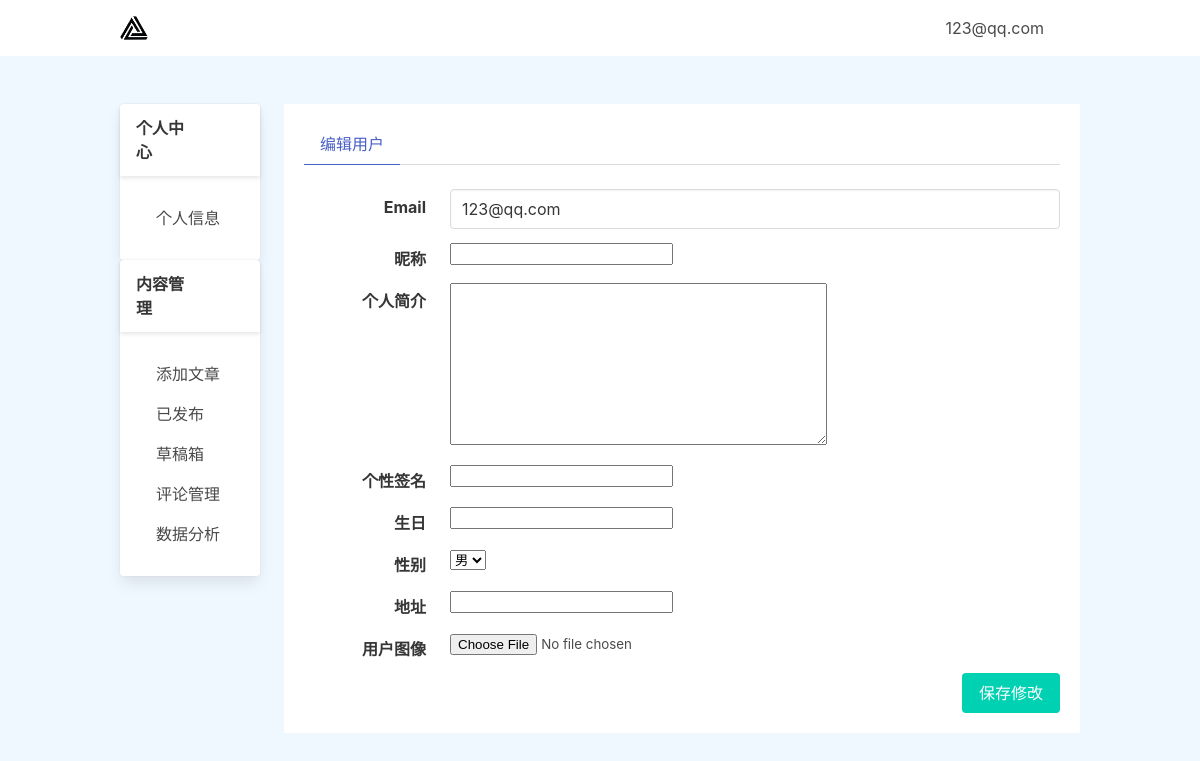
Page /users/editor_users/ (signed in) on the earlier database version.
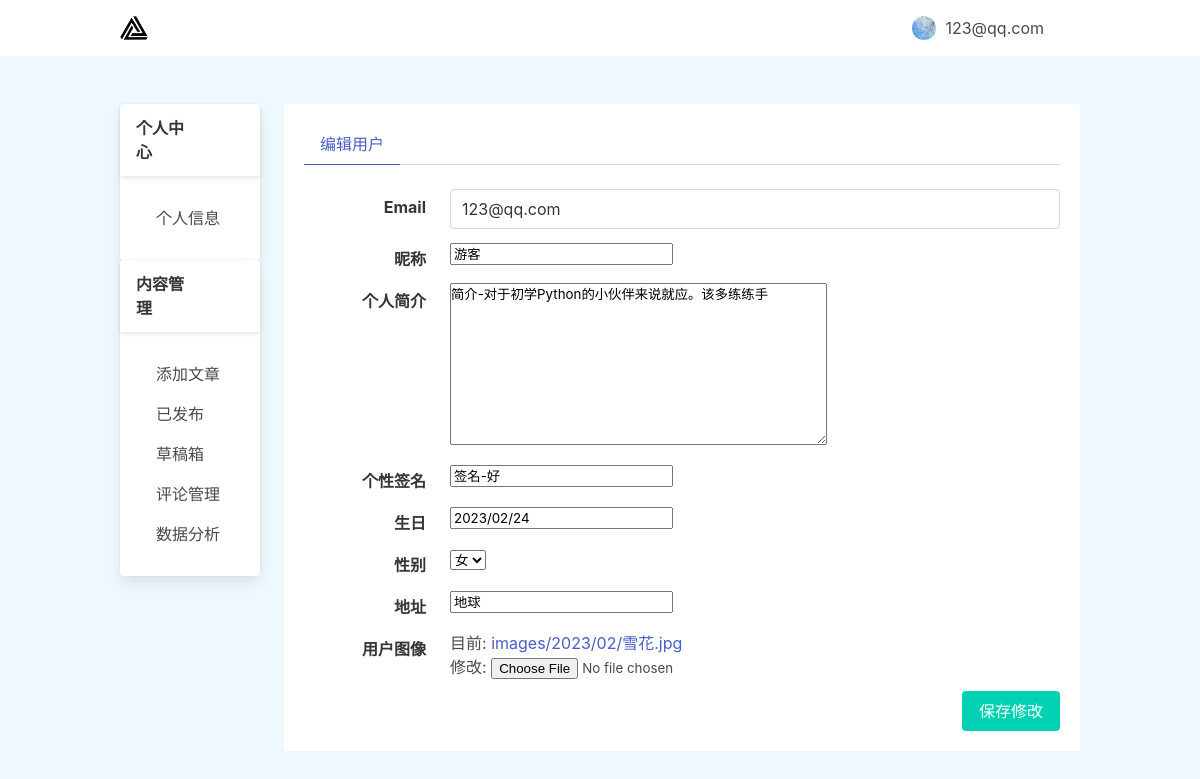
Same page on the later database version.
### users/models.py (models this page shows, shortened)
class UserProfile(models.Model):
    USER_GENDER_TYPE={
        ('male','男'),
        ('female','女'),
    }
    owner = models.OneToOneField(User,on_delete=models.CASCADE,verbose_name='用户')
    nick_name = models.CharField('昵称',max_length=25,blank=True,default='')
    desc = models.TextField('个人简介',max_length=225,blank=True,default='')
    gexing = models.CharField('个性签名',max_length=125,blank=True,default='')
    birthday = models.DateField('生日',null=True,blank=True)
    gender = models.CharField('性别', max_length=6, choices= USER_GENDER_TYPE, default='male')
    address = models.CharField('地址',max_length=100,blank=True,default='')
    image = models.ImageField(upload_to='images/%Y/%m',default='images/profile.png',max_length=100,verbose_name='用户图像')
    class Meta:
            verbose_name = '用户数据'
            verbose_name_plural = verbose_name

### users/views.py (the view)
# urls.py: path('editor_users/', views.editor_users, name='editor_users'),    # 编辑用户信息
@login_required(login_url='users:login')   # 登录之后允许访问
def editor_users(request):
    user = User.objects.get(id=request.user.id)
    if request.method == "POST":
        try:
            userprofile = user.userprofile
            form = UserForm(request.POST, instance=user)
            user_profile_form = UserProfileForm(request.POST, request.FILES, instance=userprofile)  # 向表单填充默认数据
            if form.is_valid() and user_profile_form.is_valid():
                form.save()
                user_profile_form.save()
                return redirect('users:user_profile')
        except UserProfile.DoesNotExist:   # 这里发生错误说明userprofile无数据
            form = UserForm(request.POST, instance=user)       # 填充默认数据 当前用户
            user_profile_form = UserProfileForm(request.POST, request.FILES)  # 空表单，直接获取空表单的数据保存
            if form.is_valid() and user_profile_form.is_valid():
                form.save()
                new_user_profile = user_profile_form.save(commit=False)
                new_user_profile.owner = request.user
                new_user_profile.save()
                return redirect('users:user_profile')
    else:
        try:
            userprofile = user.userprofile
            form = UserForm(instance=user)
            user_profile_form = UserProfileForm(instance=userprofile)
        except UserProfile.DoesNotExist:
            form = UserForm(instance=user)
            user_profile_form = UserProfileForm()  # 显示空表单
    return render(request, 'users/editor_users.html', locals())

### users/forms.py
class UserForm(forms.ModelForm):
    email = forms.EmailField(widget=forms.EmailInput(attrs={
        'class': 'input', #'disabled':'disabled'
    }))
    class Meta:
        model = User
        fields = ('email',)

class UserProfileForm(forms.ModelForm):
    class Meta:
        model = UserProfile
        fields = ('nick_name','desc', 'gexing', 'birthday',  'gender', 'address', 'image')

### users/templates/users/editor_users.html (shortened to what this page needs)
{% extends 'users/user_profile.html' %}
{% block title %}
<li class="is-active"><a>编辑用户</a></li>
{% endblock  %}
{% block content %}
<form action="{% url 'users:editor_users' %}" method="post" enctype="multipart/form-data">
    <div class="field is-horizontal">
        <div class="field-label is-normal">
          <label for="{{ form.email.id_for_label }}" class="label">{{ form.email.label }}</label>
        </div>
        <div class="field-body">
          <div class="field">
            <div class="control">
                {{ form.email }}
            </div>
          </div>
        </div>
    </div>
      {% for field in user_profile_form %}
      <div class="field is-horizontal">
          <div class="field-label is-normal">
            <label for="{{ field.id_for_label }}" class="label">{{ field.label }}</label>
          </div>
          <div class="field-body">
            <div class="field">
              <div class="control">
                 {{ field }}
              </div>
            </div>
          </div>
      </div>
      {% endfor %}
      <input class=" button is-primary is-pulled-right" type="submit" value="保存修改">
      <div class=" is-clearfix"></div>
  </form>
{% endblock %}

### users/templates/users/user_profile.html (shortened to what the changed rows need)
<!DOCTYPE html>
{% load static %}
<html lang="en">
<head>
    <link rel="stylesheet" href=" {% static 'users/bulma.css' %} ">
    <link rel="stylesheet" href="{% static 'users/style.css' %}">
</head>
<body>
    <nav class="navbar">
        <div class="container">
            <div id="navbarBasicExample" class="navbar-menu">
                <div class="navbar-end">
                    <div class="navbar-item">
                        <div class=" dropdown is-hoverable">
                            <div class="dropdown-trigger">
                                <button class=" button is-white">
                                    <figure class="image is-24x24">
                                        {% if user.userprofile.image %}
                                            <img class=" is-rounded" src="{{ MEDIA_URL }}{{ user.userprofile.image }}" alt="" srcset="">
                                        {% else %}
                                            <img class=" is-rounded" src="{% static 'users/images/avatar.jpg' %}" alt="" srcset="">
                                        {% endif %}
                                    </figure>&nbsp;&nbsp;
                                        {% if user.userprofile.nike_name %}
                                        <span class="has-text-grey-dark">{{ user.userprofile.nike_name }}</span>
                                        {% else %}
                                        <span class="has-text-grey-dark">{{ user.username }}</span>
                                        {% endif %}
                                        <span class="icon is-small">
                                        </span>
                                </button>
                            </div>
                        </div>
                    </div>
                </div>
            </div>
        </div>
    </nav>
    <section class="section">
        <div class="container">
            <div class="columns">
                <div class="column is-10">
                    <div class="box is-radiusless is-shadowless">
                    {% block content %}{% endblock  %}
                    </div>
                </div>
            </div>
        </div>
    </section>
</body>
</html>

Differences in the rows shown:
added UserProfile: user_profile_form "游客" "简介-对于初学Python的小伙伴来说就应。该多练练手" "签名-好" "2023/02/24" "女" "地球"
Other differences:
new list line: "目前: images/2023/02/雪花.jpg 修改:"
list line gone: "男"
